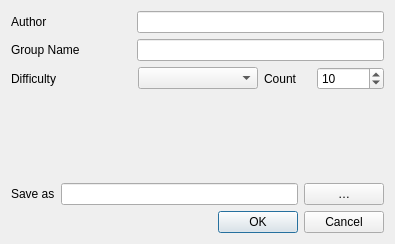
<?xml version="1.0" encoding="UTF-8"?>
<ui version="4.0">
 <class>StackSaveDialog</class>
 <widget class="QDialog" name="StackSaveDialog">
  <property name="geometry">
   <rect>
    <x>0</x>
    <y>0</y>
    <width>395</width>
    <height>244</height>
   </rect>
  </property>
  <property name="maximumSize">
   <size>
    <width>786</width>
    <height>269</height>
   </size>
  </property>
  <property name="windowTitle">
   <string>Dialog</string>
  </property>
  <layout class="QVBoxLayout" name="verticalLayout">
   <item>
    <layout class="QGridLayout" name="gridLayout">
     <item row="1" column="0">
      <widget class="QLabel" name="label">
       <property name="text">
        <string>Group Name</string>
       </property>
      </widget>
     </item>
     <item row="0" column="0">
      <widget class="QLabel" name="label_2">
       <property name="text">
        <string>Author</string>
       </property>
      </widget>
     </item>
     <item row="2" column="0" colspan="2">
      <layout class="QHBoxLayout" name="horizontalLayout">
       <item>
        <widget class="QLabel" name="label_3">
         <property name="text">
          <string>Difficulty</string>
         </property>
        </widget>
       </item>
       <item>
        <widget class="QComboBox" name="difficultyC">
         <property name="sizePolicy">
          <sizepolicy hsizetype="Preferred" vsizetype="Fixed">
           <horstretch>0</horstretch>
           <verstretch>0</verstretch>
          </sizepolicy>
         </property>
        </widget>
       </item>
      </layout>
     </item>
     <item row="2" column="2">
      <layout class="QHBoxLayout" name="horizontalLayout_2">
       <item>
        <widget class="QLabel" name="label_4">
         <property name="text">
          <string>Count</string>
         </property>
        </widget>
       </item>
       <item>
        <widget class="QSpinBox" name="sudokuS">
         <property name="minimum">
          <number>1</number>
         </property>
         <property name="maximum">
          <number>100000</number>
         </property>
         <property name="value">
          <number>10</number>
         </property>
        </widget>
       </item>
      </layout>
     </item>
     <item row="0" column="1" colspan="2">
      <widget class="QLineEdit" name="authorL"/>
     </item>
     <item row="1" column="1" colspan="2">
      <widget class="QLineEdit" name="nameL"/>
     </item>
    </layout>
   </item>
   <item>
    <spacer name="verticalSpacer">
     <property name="orientation">
      <enum>Qt::Vertical</enum>
     </property>
     <property name="sizeHint" stdset="0">
      <size>
       <width>20</width>
       <height>40</height>
      </size>
     </property>
    </spacer>
   </item>
   <item>
    <layout class="QHBoxLayout" name="horizontalLayout_4">
     <item>
      <widget class="QLabel" name="label_5">
       <property name="text">
        <string>Save as</string>
       </property>
      </widget>
     </item>
     <item>
      <widget class="QLineEdit" name="saveL"/>
     </item>
     <item>
      <widget class="QPushButton" name="fileChooserB">
       <property name="styleSheet">
        <string notr="true"/>
       </property>
       <property name="text">
        <string>…</string>
       </property>
       <property name="autoDefault">
        <bool>false</bool>
       </property>
       <property name="default">
        <bool>false</bool>
       </property>
       <property name="flat">
        <bool>false</bool>
       </property>
      </widget>
     </item>
    </layout>
   </item>
   <item>
    <widget class="QDialogButtonBox" name="buttonBox">
     <property name="standardButtons">
      <set>QDialogButtonBox::Cancel|QDialogButtonBox::Ok</set>
     </property>
    </widget>
   </item>
  </layout>
 </widget>
 <resources/>
 <connections>
  <connection>
   <sender>buttonBox</sender>
   <signal>rejected()</signal>
   <receiver>StackSaveDialog</receiver>
   <slot>reject()</slot>
   <hints>
    <hint type="sourcelabel">
     <x>197</x>
     <y>223</y>
    </hint>
    <hint type="destinationlabel">
     <x>197</x>
     <y>121</y>
    </hint>
   </hints>
  </connection>
 </connections>
</ui>
